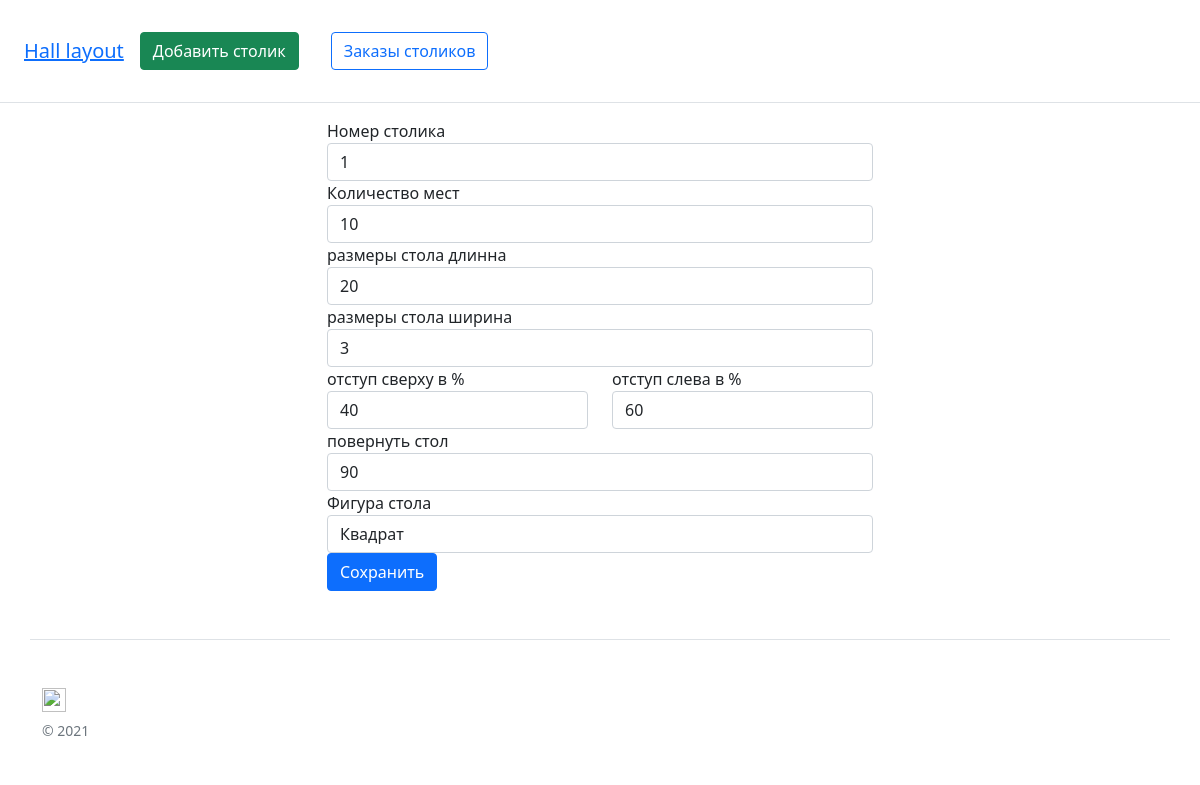
The page /edit_table/1 on the database as committed earlier.
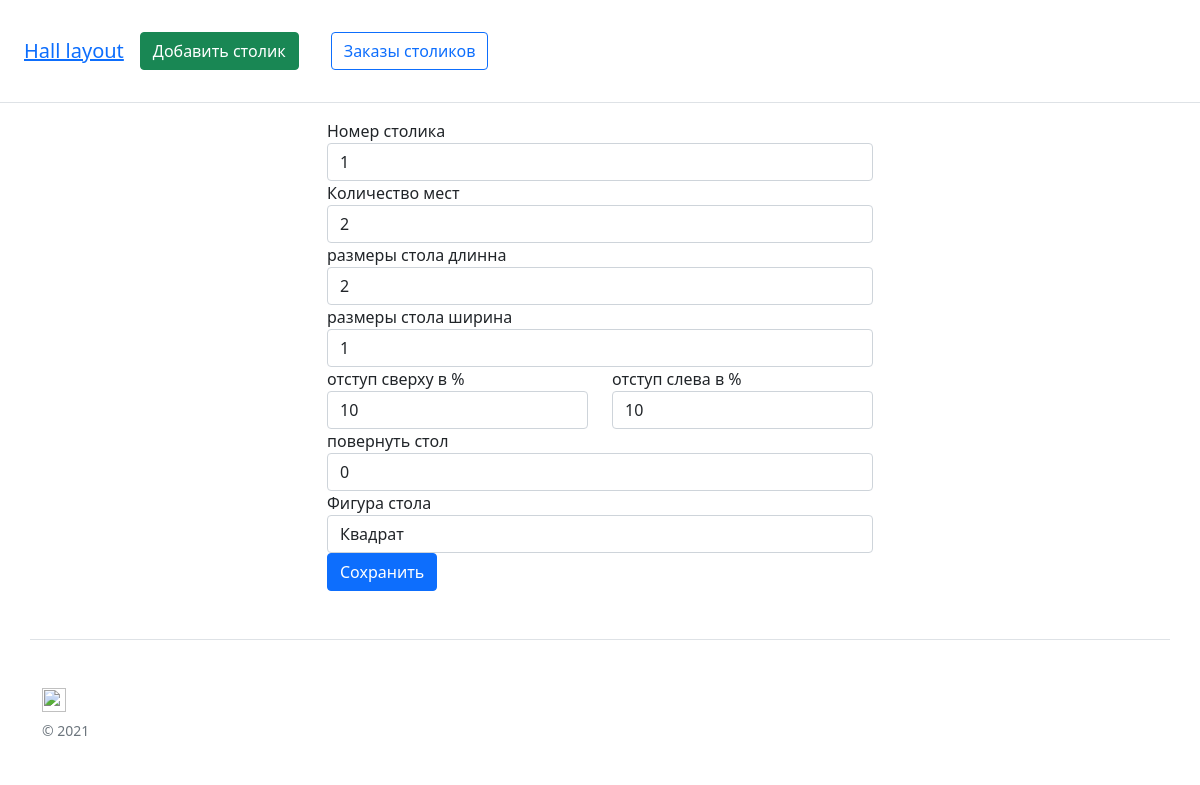
The same page on the database as committed later.
### app.py (models this page shows)
class Tables(db.Model):
    id = db.Column(db.Integer, primary_key=True)
    number_t = db.Column(db.Integer)
    quantity_chairs = db.Column(db.Integer)
    with_tab = db.Column(db.String(100), nullable=True)
    height_tab = db.Column(db.String(100), nullable=True)
    margin_top = db.Column(db.Integer)
    margin_left = db.Column(db.Integer)
    rotate = db.Column(db.Integer)
    so = db.Column(db.String(50), nullable=True)

### app.py (the view, shortened to what this page needs)
@app.route('/edit_table/<int:id>', methods=['GET', 'POST'])
def edit_table(id):
    table = Tables.query.get(id)
    return render_template('edit-table.html', table=table)

### templates/edit-table.html (shortened to what this page needs)
{% extends 'base.html' %}
{% block content %}
    <div class="col-lg-6 offset-lg-3">
<form method="POST">
                <div class="panel-body">
					<div class="row">
						    <div class="form-group">
                                 <label>Номер столика</label>
                                <input type="number" class="form-control" name="number_t" value="{{ table.number_t }}">
                              </div>
                               <div class="form-group">
                                 <label>Количество мест</label>
                                     <input type="number" class="form-control" name="quantity_chairs" value="{{ table.quantity_chairs }}">
                              </div>
                              <div class="form-group">
                                 <label>размеры стола длинна</label>
                                  <input type="text" class="form-control" name="with_tab" value="{{ table.with_tab }}">
                              </div>
                             <div class="form-group">
                                 <label>размеры стола ширина</label>
                                 <input type="text" class="form-control" name="height_tab" value="{{ table.height_tab }}">
                              </div>
                            <div class="col-lg-6">
                            <div class="form-group">
                                 <label>отступ сверху в %</label>
                                <input type="number" class="form-control" name="margin_top" value="{{ table.margin_top }}">
                              </div>
                            </div>
                             <div class="col-lg-6">
                            <div class="form-group">
                                 <label>отступ слева в %</label>
                                <input type="number" class="form-control" name="margin_left" value="{{ table.margin_left }}">
                              </div>
                            </div>
                            <div class="form-group">
                                 <label>повернуть стол</label>
                                <input type="number" class="form-control" name="rotate" value="{{ table.rotate }}">
                              </div>
                           <div class="form-group">
                                 <label>Фигура стола</label>
<select class="form-control" id="so" name="so">
    <option value="{{ table.so }}">{% if table.so == 'square'  %}Квадрат{% else %}Овал{% endif %}</option>
</select>
                              </div>
					</div>
				</div>
				<div class="panel-footer">
					<button type="submit" class="btn btn-primary">
						 Сохранить
					</button>
				</div>
            </form>
    </div>
{% endblock %}

### templates/base.html (shortened to what this page needs)
<!doctype html>
<html lang="en">
  <head>
      <link rel="stylesheet" href="{{ url_for('static', filename='style/style.css') }}">
<link rel="stylesheet" type="text/css" href="http://ajax.googleapis.com/ajax/libs/jqueryui/1.8.18/themes/overcast/jquery-ui.css" />
    <link href="https://cdn.jsdelivr.net/npm/bootstrap@5.0.1/dist/css/bootstrap.min.css" rel="stylesheet">
<link rel="stylesheet" href="https://pro.fontawesome.com/releases/v5.10.0/css/all.css"/>
  </head>
  <body>
    <div class="d-flex flex-column flex-md-row align-items-center p-3 px-md-4 mb-3 bg-white border-bottom box-shadow">
      <h5 class="my-0 mr-md-auto font-weight-normal"><a href="{{ url_for('index') }}">Hall layout</a></h5>
      <nav class="my-2 my-md-0 mr-md-3">
        <a class="btn btn-success m-3" href="{{ url_for('add_table') }}">Добавить столик</a>
      </nav>
      <a class="btn btn-outline-primary m-3" href="#">Заказы столиков</a>
    </div>
    <div class="container">
<div class="row">
            {% block content %}
            {% endblock %}
      <footer class="pt-4 my-md-5 pt-md-5 border-top">
        <div class="row">
          <div class="col-12 col-md">
            <img class="mb-2" src="https://getbootstrap.com/docs/4.0/assets/brand/bootstrap-solid.svg" alt="" width="24" height="24">
            <small class="d-block mb-3 text-muted">&copy; 2021</small>
          </div>
        </div>
      </footer>
    </div>
 </div>
  </body>
</html>

Rows that differ between the two databases and show on the page:
changed Tables "Квадрат": quantity_chairs "10" → "2"; with_tab "20" → "2"; height_tab "3" → "1"; margin_top "40" → "10"; margin_left "60" → "10"; rotate "90" → "0"
